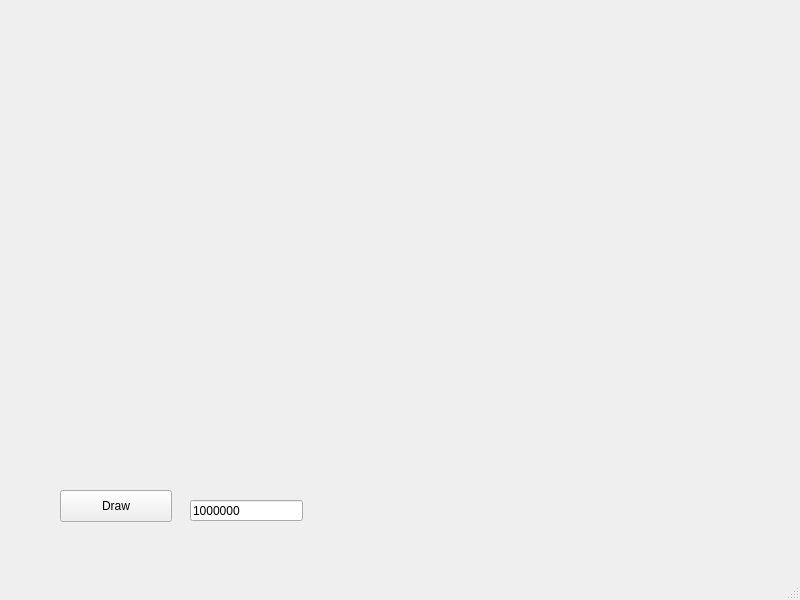
<?xml version="1.0" encoding="UTF-8"?>
<ui version="4.0">
 <class>MainWindow</class>
 <widget class="QMainWindow" name="MainWindow">
  <property name="geometry">
   <rect>
    <x>0</x>
    <y>0</y>
    <width>800</width>
    <height>600</height>
   </rect>
  </property>
  <property name="windowTitle">
   <string>grid_method</string>
  </property>
  <widget class="QWidget" name="centralwidget">
   <property name="autoFillBackground">
    <bool>false</bool>
   </property>
   <widget class="QLabel" name="label">
    <property name="enabled">
     <bool>true</bool>
    </property>
    <property name="geometry">
     <rect>
      <x>0</x>
      <y>450</y>
      <width>800</width>
      <height>150</height>
     </rect>
    </property>
    <property name="frameShape">
     <enum>QFrame::NoFrame</enum>
    </property>
    <property name="text">
     <string/>
    </property>
   </widget>
   <widget class="QPushButton" name="drawButton">
    <property name="geometry">
     <rect>
      <x>60</x>
      <y>490</y>
      <width>112</width>
      <height>32</height>
     </rect>
    </property>
    <property name="text">
     <string>Draw</string>
    </property>
   </widget>
   <widget class="QLineEdit" name="pointsEditor">
    <property name="geometry">
     <rect>
      <x>190</x>
      <y>500</y>
      <width>113</width>
      <height>21</height>
     </rect>
    </property>
    <property name="inputMask">
     <string/>
    </property>
    <property name="text">
     <string>1000000</string>
    </property>
   </widget>
  </widget>
  <widget class="QMenuBar" name="menubar">
   <property name="geometry">
    <rect>
     <x>0</x>
     <y>0</y>
     <width>800</width>
     <height>26</height>
    </rect>
   </property>
  </widget>
  <widget class="QStatusBar" name="statusbar"/>
 </widget>
 <resources/>
 <connections/>
</ui>
